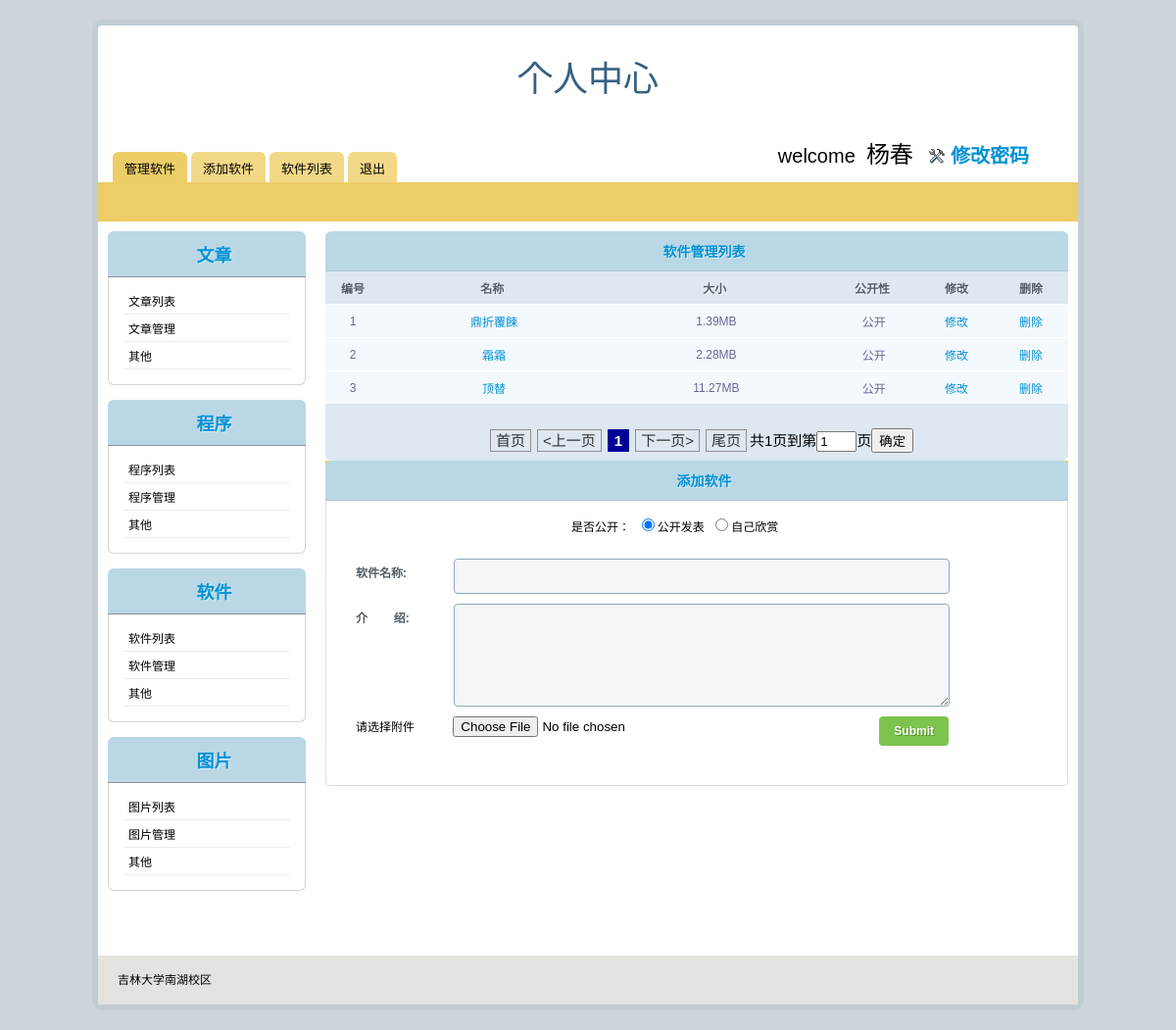
The app's page /admin/behindPage/self_app.php (signed in) with its own data.
### tables this page shows
CREATE TABLE IF NOT EXISTS `appfile` (
  `id` mediumint(9) NOT NULL AUTO_INCREMENT COMMENT '编号',
  `name` varchar(32) NOT NULL COMMENT '名字',
  `description` mediumtext NOT NULL COMMENT '描述',
  `poster` varchar(32) NOT NULL COMMENT '上传者',
  `posttime` date NOT NULL COMMENT '上传时间',
  `filename` varchar(32) NOT NULL COMMENT '纯粹文件名',
  `path` varchar(128) NOT NULL COMMENT '路径',
  `size` varchar(32) NOT NULL COMMENT '大小',
  `self` tinyint(4) NOT NULL COMMENT '公开性，0公开，1不公开',
  PRIMARY KEY (`id`)
);

### admin/behindPage/self_app.php (the view, shortened to what this page needs)
<?php
   require_once('../../conn/connect.php');
?>
<?php
if(isset($_GET['a'])){
	$a=$_GET['a'];
}
else {
	$a=0;
}
if(isset($_GET['l'])){
	$l=$_GET['l'];
}
else {
	$l=0;
}
if (!isset($_GET['p'])){
	$page = 1;
}else{
$page = $_GET['p'];}
$pagesize= 5;
$poster=$_SESSION['username'];
$sql = "select id from appfile where poster='$poster'";
$mysqli_result=$mysqli->query($sql);
if(isset($mysqli_result->num_rows))
{
	$total = $mysqli_result->num_rows;
}
else
{
	$total = 0;
}
$total_pages = ceil($total/$pagesize);
$page_banner = "<div class='page' >";
$start = 1;
$end = $total_pages;
$sql = "SELECT * FROM appfile where poster='$poster' LIMIT ".($page-1)*$pagesize .",$pagesize";
$query = $mysqli->query($sql);
if($query && $query->num_rows>0){
		while($row = $query->fetch_assoc()){
			$data[] = $row;
		}
	}else{
		$data = array();
	}
?>
<!DOCTYPE html PUBLIC "-//W3C//DTD XHTML 1.0 Transitional//EN" "http://www.w3.org/TR/xhtml1/DTD/xhtml1-transitional.dtd">
<html xmlns="http://www.w3.org/1999/xhtml">
<head>
<link rel="stylesheet" type="text/css" href="../../css/self_style.css" />
</head>
<body>
<div id="panelwrap">
	<div class="header">
    	<div class="title">个人中心</div>
    	<div class="header_right"> <span id="welcome">welcome&nbsp;&nbsp;<font id="un"><?php echo $_SESSION['username'];?></font>&nbsp;&nbsp;<a href="changepwd.php" class="settings">修改密码</a></span> </div>
    	<div class="menu">
    <ul>
    <li><a href="#manage" class="selected">管理软件</a></li>
    <li><a onclick="a_a()" style="cursor:pointer">添加软件</a></li>
    <li><a onclick="return pagelist()" style="cursor:pointer">软件列表</a></li>
    <li><a href="logout.php">退出</a></li>
    </ul>
   		</div>
    </div>
    <div class="submenu"></div>
    <div class="center_content">
    	<div id="right_wrap">
        	<div id="right_content">
   		 	<h2><a name="manage">软件管理列表</a></h2>
    <div id="five_page" style="display:<?php if($l==1) echo "none";else if($a==1) echo "none";else  echo "block;"?>">
    <table class="rounded-corner">
    <thead>
    	<tr>
            <th width="40px;">编号</th>
            <th>名称</th>
            <th>大小</th>
            <th width="80px;">公开性</th>
            <th width="60px;">修改</th>
            <th width="60px;">删除</th>
        </tr>
    </thead>
        <tfoot>
    	<tr>
        	<td colspan="12">&nbsp;
            <?php
if($page > 1){
    $page_banner.= "<a href='".$_SERVER['PHP_SELF']."?p=1'>首页</a>";
    $page_banner.= "<a href='".$_SERVER['PHP_SELF']."?p=".($page-1)."' ><上一页</a>";
}else{
    $page_banner.="<span class='disable'>首页</span>";
    $page_banner.="<span class='disable'><上一页</span>";
}
for($i=$start;$i<=$end;$i++){
    if($page==$i){
        $page_banner.="<span class='current'>{$i}</span>";
    }else{
    $page_banner.= "<a href='".$_SERVER['PHP_SELF']."?p=".$i."' >$i</a>";
    }
}
if($page < $total_pages){
    $page_banner.= "<a href='".$_SERVER['PHP_SELF']."?p=".($page+1)."' >下一页></a>";
    $page_banner.= "<a href='".$_SERVER['PHP_SELF']."?p=".($total_pages)."'>尾页</a>";
}else{
    $page_banner.="<span class='disable'>下一页></span>";
    $page_banner.="<span class='disable'>尾页</span>";
  }
$page_banner.="共{$total_pages}页";
$page_banner.="<form action = 'self_app.php' method='get'>";
$page_banner.="到第<input type='text' size='2' name='p' value='$page'>页";
$page_banner.="<input type='submit' value='确定'>";
$page_banner.="</form></div>";
echo $page_banner;
?>
  </td>
        </tr>
    </tfoot>
    <tbody>
    <?php
		if(!empty($data)){
			$i=($page-1)*$pagesize+1;
			foreach($data as $value){
				$size1=$value['size'];
					if($size1 <1024)
					$size=$size1."B";
					else if($size1<1024*1024)
					$size=round($size1/(1024),2)."KB";
					else if($size1<1024*1024*1024)
					$size=round($size1/(1024*1024),2)."MB";
					else if($size1<1024*1024*1024*1024)
					$size=round($size1/(1024*1024*1024),2)."GB";
					else
					$size="文件过大！";
	?>
    	<tr class="odd">
    <td><?php echo $i; $i++;?></td>
            <td>&nbsp;<a href="article.show.php?id=<?php echo $value['id'];?>&table=appfile"><?php echo $value['name']?></a></td>
            <td>&nbsp;<?php echo $size?></td>
            <td>&nbsp;<?php  if($value['self']==0) echo "公开";else echo "不公开";?></td>
            <td><a href="app.modify.php?id=<?php echo $value['id'];?>&table=appfile" >修改</a></td>
            <td><a href="app.del.handle.php?id=<?php echo $value['id'];?>&table=appfile" onclick="javascript:return confir()">删除</a></td>  <?php
		  }?>
        </tr>
    <?php
		}
     ?>
    </tbody>
    </table>
    </div>
		<div id="add_article" style="display:<?php if($a==0 and $l==0) echo "block";else if($a==1) echo "block";else  echo "none";?>">
      <div class="submenu"><h2><a name="add">添加软件</a></h2></div>
    <div id="tab1" class="tabcontent">
    <form id="form1" name="form1" method="post" action="deal_exepost.php" enctype="multipart/form-data">
        	<div class="yon">是否公开：&nbsp;&nbsp;<input type="radio" name="self" value="0" checked="checked" />公开发表&nbsp;&nbsp;<input name="self" type="radio" value="1" />自己欣赏</div>
        <div class="form">
            <div class="form_row">
            <label>软件名称:</label>
            <input type="text" class="form_input" name="AppName" id="AppName"/>
            </div>
             <div class="form_row">
            <label>介&nbsp;&nbsp;&nbsp;&nbsp;&nbsp;&nbsp;&nbsp;&nbsp;绍:</label>
            <textarea class="form_textarea" name="description" id="description" ></textarea>
            </div>
            <div class="form_row">
            请选择附件
			 <input type="file" name="myfile" class="view" />
			 <input type="submit" class="form_submit" value="Submit" onclick="return check(form1)" />
            </div>
        </div>
        </form>
    </div>
    	</div>
     </div>
</div>
      <div class="sidebar" id="sidebar">
     <h2><a href="self_article.php">文章</a></h2>
        <ul>
            <li><a onclick="return pagelist()" style="cursor:pointer">文章列表</a></li>
            <li><a href="self_article.php">文章管理</a></li>
            <li><a href="#">其他</a></li>
        </ul>
    <h2><a href="self_program.php">程序</a></h2>
        <ul>
            <li><a href="self_program.php?a=2&l=1">程序列表</a></li>
            <li><a href="self_program.php">程序管理</a></li>
            <li><a href="#">其他</a></li>
        </ul>
   <h2><a href="self_app.php">软件</a></h2>
        <ul>
            <li><a href="self_app.php?l=1&a=2">软件列表</a></li>
            <li><a onclick="return org()" style="cursor:pointer" >软件管理</a></li>
            <li><a href="#">其他</a></li>
        </ul>
    <h2><a href="picture.php">图片</a></h2>
        <ul>
            <li><a href="#">图片列表</a></li>
            <li><a href="#">图片管理</a></li>
            <li><a href="#">其他</a></li>
        </ul>
    </div>
    </div>
    <div class="footer">吉林大学南湖校区</div>
</div>
</body>
</html>

### records on screen
appfile: name "鼎折覆餗", size "1.39MB", self "公开"
appfile: name "霜霜", size "2.28MB", self "公开"
appfile: name "顶替", size "11.27MB", self "公开"

### other values on screen
$_SESSION['username'] "杨春"
$page_banner "共1页"
